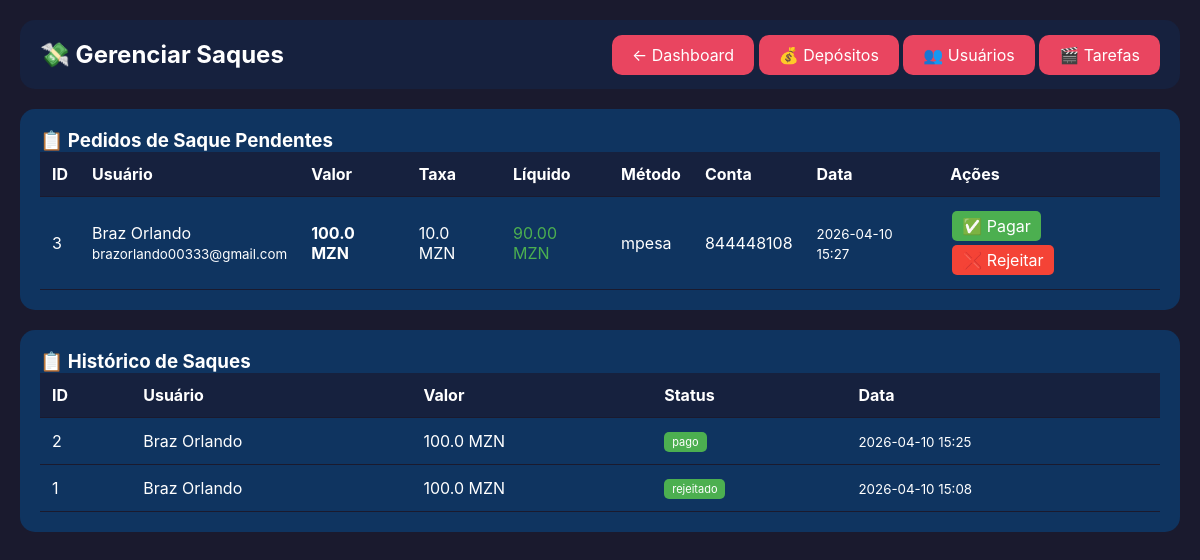
Before: /admin_saques (signed in) with the older database file.
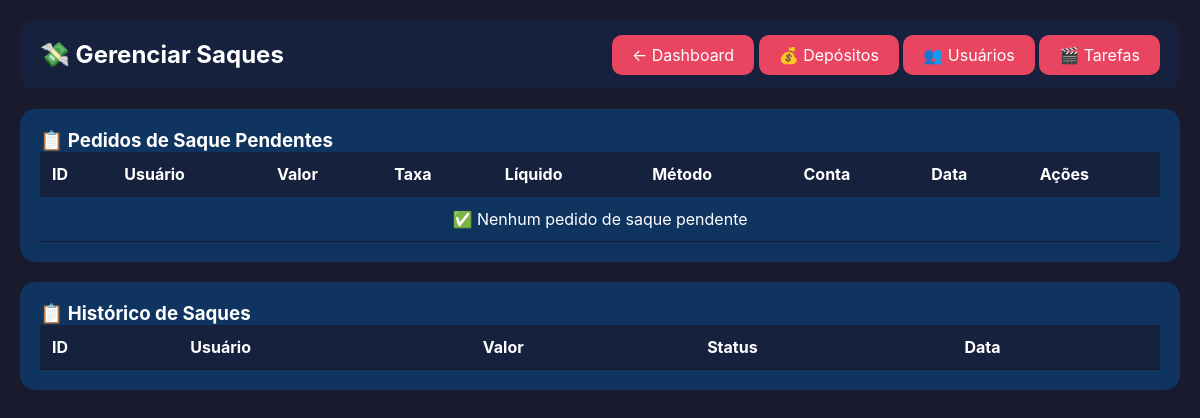
After: the same page with the newer database file.
### tables this page shows
CREATE TABLE pedidos_saque (
    id INTEGER PRIMARY KEY AUTOINCREMENT,
    usuario_id INTEGER,
    valor REAL,
    valor_liquido REAL,
    taxa REAL,
    metodo TEXT,
    numero_conta TEXT,
    nome_titular TEXT,
    email_paypal TEXT,
    status TEXT DEFAULT 'pendente',
    data_pedido TIMESTAMP DEFAULT CURRENT_TIMESTAMP,
    data_processamento TIMESTAMP,
    observacao TEXT,
    FOREIGN KEY (usuario_id) REFERENCES usuarios(id)
);

CREATE TABLE usuarios (
    id INTEGER PRIMARY KEY AUTOINCREMENT,
    nome TEXT NOT NULL,
    email TEXT UNIQUE NOT NULL,
    telefone TEXT,
    senha TEXT NOT NULL,
    codigo_convite TEXT UNIQUE NOT NULL,
    convidado_por TEXT,
    nivel INTEGER DEFAULT 0,
    nivel_nome TEXT DEFAULT 'Estagiário',
    validade_inicio TEXT,
    validade_fim TEXT,
    saldo_principal REAL DEFAULT 0,
    saldo_comissao REAL DEFAULT 0,
    ganhos_hoje REAL DEFAULT 0,
    ganhos_ontem REAL DEFAULT 0,
    ganhos_semana REAL DEFAULT 0,
    ganhos_mes REAL DEFAULT 0,
    ganhos_total REAL DEFAULT 0,
    is_admin INTEGER DEFAULT 0,
    data_registro TIMESTAMP DEFAULT CURRENT_TIMESTAMP
);

### app.py (the view)
@app.route('/admin_saques')
@admin_obrigatorio
def admin_saques():
    conn = get_db()
    pendentes = conn.execute('''
        SELECT p.*, u.nome as usuario_nome, u.email as usuario_email
        FROM pedidos_saque p
        JOIN usuarios u ON p.usuario_id = u.id
        WHERE p.status = 'pendente'
        ORDER BY p.data_pedido DESC
    ''').fetchall()
    historico = conn.execute('''
        SELECT p.*, u.nome as usuario_nome
        FROM pedidos_saque p
        JOIN usuarios u ON p.usuario_id = u.id
        WHERE p.status != 'pendente'
        ORDER BY p.data_pedido DESC
        LIMIT 50
    ''').fetchall()
    conn.close()
    return render_template('admin_saques.html', pendentes=pendentes, historico=historico)

### app.py (called while the page is built)
def get_db():
    conn = sqlite3.connect('database.db')
    conn.row_factory = sqlite3.Row
    return conn

def admin_obrigatorio(f):
    @wraps(f)
    def decorated_function(*args, **kwargs):
        if 'usuario_id' not in session:
            flash('Faça login primeiro', 'erro')
            return redirect(url_for('login'))
        conn = get_db()
        usuario = conn.execute('SELECT is_admin FROM usuarios WHERE id = ?', (session['usuario_id'],)).fetchone()
        conn.close()
        if not usuario or usuario['is_admin'] != 1:
            flash('Acesso negado. Área administrativa.', 'erro')
            return redirect(url_for('painel'))
        return f(*args, **kwargs)
    return decorated_function

### templates/admin_saques.html (shortened to what this page needs)
<!DOCTYPE html>
<html lang="pt">
<head>
</head>
<body>
    <div class="container">
        <div class="header">
            <h2>💸 Gerenciar Saques</h2>
            <div>
                <a href="/admin_painel" class="btn">← Dashboard</a>
                <a href="/admin_depositos" class="btn">💰 Depósitos</a>
                <a href="/admin_usuarios" class="btn">👥 Usuários</a>
                <a href="/admin_tarefas" class="btn">🎬 Tarefas</a>
            </div>
        </div>
        <div class="card">
            <h3>📋 Pedidos de Saque Pendentes</h3>
            <div style="overflow-x: auto;">
                <table>
                    <thead>
                        <tr>
                            <th>ID</th>
                            <th>Usuário</th>
                            <th>Valor</th>
                            <th>Taxa</th>
                            <th>Líquido</th>
                            <th>Método</th>
                            <th>Conta</th>
                            <th>Data</th>
                            <th>Ações</th>
                        </tr>
                    </thead>
                    <tbody>
                        {% for saque in pendentes %}
                        <tr>
                            <td>{{ saque.id }}</td>
                            <td>{{ saque.usuario_nome }}<br><small>{{ saque.usuario_email }}</small></td>
                            <td><strong>{{ saque.valor }} MZN</strong></td>
                            <td>{{ saque.taxa }} MZN</td>
                            <td style="color:#4caf50;">{{ "%.2f"|format(saque.valor_liquido) }} MZN</td>
                            <td>{{ saque.metodo }}</td>
                            <td>{{ saque.numero_conta }}</td>
                            <td><small>{{ saque.data_pedido[:16] }}</small></td>
                            <td>
                                 <a href="/confirmar_saque/{{ saque.id }}" class="btn-success" onclick="return confirm('Confirmar pagamento do saque de {{ saque.valor }} MZN?')">✅ Pagar</a>
                                 <a href="/rejeitar_saque/{{ saque.id }}" class="btn-danger" onclick="return confirm('Rejeitar saque?')">❌ Rejeitar</a>
                            </td>
                        </tr>
                        {% else %}
                        <tr><td colspan="9" style="text-align: center;">✅ Nenhum pedido de saque pendente</td></tr>
                        {% endfor %}
                    </tbody>
                </table>
            </div>
        </div>
        <div class="card">
            <h3>📋 Histórico de Saques</h3>
            <div style="overflow-x: auto;">
                <table>
                    <thead>
                        <tr><th>ID</th><th>Usuário</th><th>Valor</th><th>Status</th><th>Data</th></tr>
                    </thead>
                    <tbody>
                        {% for hist in historico %}
                        <tr>
                            <td>{{ hist.id }}</td>
                            <td>{{ hist.usuario_nome }}</td>
                            <td>{{ hist.valor }} MZN</td>
                            <td><span class="pago">{{ hist.status }}</span></td>
                            <td><small>{{ hist.data_pedido[:16] }}</small></td>
                        </tr>
                        {% endfor %}
                    </tbody>
                </table>
            </div>
        </div>
    </div>
</body>
</html>

Changed rows visible on the page:
removed pedidos_saque: id "3", usuario_nome "Braz Orlando", usuario_email "brazorlando00333@gmail.com", valor "100.0", taxa "10.0", valor_liquido "90.00", metodo "mpesa", numero_conta "844448108", data_pedido "2026-04-10 15:27", shown under "📋 Pedidos de Saque Pendentes"
removed pedidos_saque: id "2", usuario_nome "Braz Orlando", valor "100.0", status "pago", data_pedido "2026-04-10 15:25", shown under "📋 Histórico de Saques"
removed pedidos_saque: id "1", usuario_nome "Braz Orlando", valor "100.0", status "rejeitado", data_pedido "2026-04-10 15:08", shown under "📋 Histórico de Saques"
Other visible differences:
text now shown: "✅ Nenhum pedido de saque pendente"
